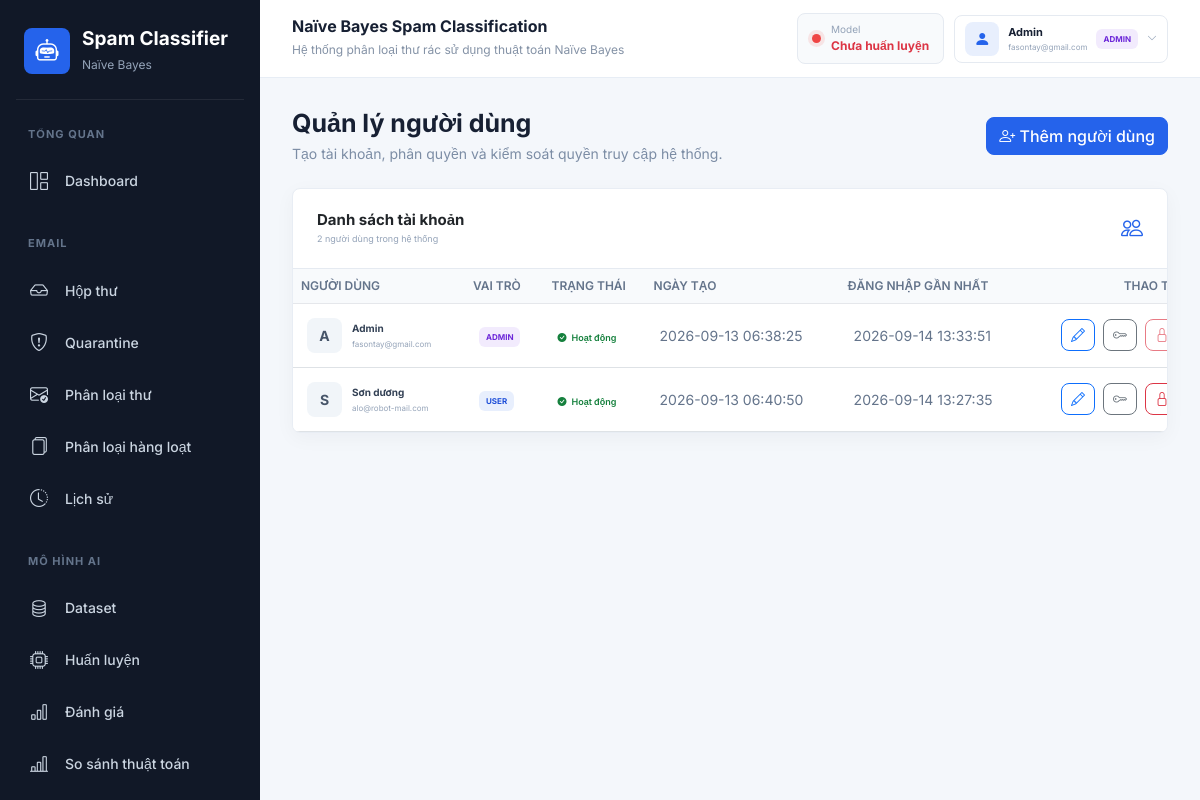
The app's page /users (signed in) with its own data.
### tables this page shows
CREATE TABLE users (
                id INTEGER PRIMARY KEY AUTOINCREMENT,
                name TEXT NOT NULL,
                email TEXT NOT NULL UNIQUE,
                password_hash TEXT NOT NULL,
                role TEXT NOT NULL DEFAULT 'user'
                    CHECK (role IN ('admin', 'user')),
                is_active INTEGER NOT NULL DEFAULT 1,
                created_at TIMESTAMP NOT NULL DEFAULT CURRENT_TIMESTAMP,
                last_login TIMESTAMP
            );

### routes/admin_routes.py (the view)
@main_bp.route("/users")
@admin_required
def users():
    return render_template("users.html", users=get_all_users())

### templates/users.html (shortened to what this page needs)
{% extends "base.html" %}
{% block content %}
<div class="users-page-header">
    <div class="page-title mb-0"><h2>Quản lý người dùng</h2><p>Tạo tài khoản, phân quyền và kiểm soát quyền truy cập hệ thống.</p></div>
    <button type="button" class="btn btn-primary" data-bs-toggle="modal" data-bs-target="#createUserModal"><i class="bi bi-person-plus"></i> Thêm người dùng</button>
</div>
<div class="card users-table-card mt-4">
    <div class="card-body p-0">
        <div class="users-table-heading"><div><h4>Danh sách tài khoản</h4><p>{{ users|length }} người dùng trong hệ thống</p></div><i class="bi bi-people"></i></div>
        <div class="table-responsive">
            <table class="table users-table align-middle mb-0">
                <thead><tr><th>Người dùng</th><th>Vai trò</th><th>Trạng thái</th><th>Ngày tạo</th><th>Đăng nhập gần nhất</th><th class="text-end">Thao tác</th></tr></thead>
                <tbody>
                    {% for user in users %}
                    <tr>
                        <td><div class="users-identity"><span>{{ user['name'][0]|upper }}</span><div><strong>{{ user['name'] }}</strong><small>{{ user['email'] }}</small></div></div></td>
                        <td><span class="role-badge {{ user['role'] }}">{{ user['role']|upper }}</span></td>
                        <td>{% if user['is_active'] %}<span class="user-status active"><i class="bi bi-check-circle-fill"></i> Hoạt động</span>{% else %}<span class="user-status disabled"><i class="bi bi-slash-circle-fill"></i> Đã khóa</span>{% endif %}</td>
                        <td>{{ user['created_at'] }}</td>
                        <td>{{ user['last_login'] or 'Chưa đăng nhập' }}</td>
                        <td>
                            <div class="users-actions">
                                <button type="button" class="btn btn-sm btn-outline-primary btn-icon" data-bs-toggle="modal" data-bs-target="#editUser{{ user['id'] }}" title="Sửa người dùng" aria-label="Sửa người dùng {{ user['name'] }}"><i class="bi bi-pencil"></i></button>
                                <button type="button" class="btn btn-sm btn-outline-secondary btn-icon" data-bs-toggle="modal" data-bs-target="#resetPassword{{ user['id'] }}" title="Đặt lại mật khẩu" aria-label="Đặt lại mật khẩu cho {{ user['name'] }}"><i class="bi bi-key"></i></button>
                                <form method="POST" action="{{ url_for('toggle_user_active', user_id=user['id']) }}">
                                    <button type="submit" class="btn btn-sm btn-icon {% if user['is_active'] %}btn-outline-danger{% else %}btn-outline-success{% endif %}" title="{% if user['id']|string == current_user.id %}Không thể khóa tài khoản đang dùng{% elif user['is_active'] %}Khóa người dùng{% else %}Mở khóa người dùng{% endif %}" aria-label="{% if user['is_active'] %}Khóa{% else %}Mở khóa{% endif %} {{ user['name'] }}" {% if user['id']|string == current_user.id %}disabled{% endif %}>
                                        <i class="bi {% if user['is_active'] %}bi-lock{% else %}bi-unlock{% endif %}"></i>
                                    </button>
                                </form>
                            </div>
                        </td>
                    </tr>
                    {% else %}
                    <tr><td colspan="6" class="empty-state"><i class="bi bi-people"></i><p>Chưa có tài khoản.</p></td></tr>
                    {% endfor %}
                </tbody>
            </table>
        </div>
    </div>
</div>
{% endblock %}

### templates/base.html (shortened to what this page needs)
<!DOCTYPE html>
<html lang="vi">
<head>
    <link
        href="https://cdn.jsdelivr.net/npm/bootstrap@5.3.3/dist/css/bootstrap.min.css"
        rel="stylesheet"
    >
    <link
        rel="stylesheet"
        href="https://cdn.jsdelivr.net/npm/bootstrap-icons@1.11.3/font/bootstrap-icons.css"
    >
    <link
        rel="stylesheet"
        href="{{ url_for('static', filename='css/style.css') }}"
    >
</head>
<body>
<div class="app-wrapper">
    <aside class="sidebar" id="appSidebar">
        <div class="sidebar-brand">
            <div class="brand-icon">
                <i class="bi bi-robot"></i>
            </div>
            <div>
                <h4>Spam Classifier</h4>
                <span>Naïve Bayes</span>
            </div>
        </div>
        <nav class="sidebar-nav" aria-label="Điều hướng chính">
            <div class="sidebar-section-title">TỔNG QUAN</div>
            <a
                href="{{ url_for('index') }}"
                class="sidebar-link {% if request.endpoint == 'index' %}active{% endif %}"
            >
                <i class="bi bi-grid-1x2"></i>
                <span>Dashboard</span>
            </a>
            <div class="sidebar-section-title">EMAIL</div>
            <a
                href="{{ url_for('mail') }}"
                class="sidebar-link {% if request.endpoint in ['mail', 'mail_message_detail', 'submit_mail_feedback', 'connect_imap', 'connect_google', 'google_callback', 'sync_mail_account', 'disconnect_mail_account'] %}active{% endif %}"
            >
                <i class="bi bi-inbox"></i>
                <span>Hộp thư</span>
            </a>
            <a
                href="{{ url_for('quarantine') }}"
                class="sidebar-link {% if request.endpoint == 'quarantine' %}active{% endif %}"
            >
                <i class="bi bi-shield-exclamation"></i>
                <span>Quarantine</span>
            </a>
            <a
                href="{{ url_for('predict') }}"
                class="sidebar-link {% if request.endpoint == 'predict' %}active{% endif %}"
            >
                <i class="bi bi-envelope-check"></i>
                <span>Phân loại thư</span>
            </a>
            <a
                href="{{ url_for('batch_predict') }}"
                class="sidebar-link {% if request.endpoint in ['batch_predict', 'download_batch_result'] %}active{% endif %}"
            >
                <i class="bi bi-files"></i>
                <span>Phân loại hàng loạt</span>
            </a>
            <a
                href="{{ url_for('history') }}"
                class="sidebar-link {% if request.endpoint in ['history', 'delete_history', 'delete_all_history'] %}active{% endif %}"
            >
                <i class="bi bi-clock-history"></i>
                <span>Lịch sử</span>
            </a>
            <div class="sidebar-section-title">MÔ HÌNH AI</div>
            {% if current_user.role == 'admin' %}
            <a
                href="{{ url_for('dataset') }}"
                class="sidebar-link {% if request.endpoint in ['dataset', 'add_dataset', 'delete_dataset', 'import_dataset'] %}active{% endif %}"
            >
                <i class="bi bi-database"></i>
                <span>Dataset</span>
            </a>
            <a
                href="{{ url_for('train') }}"
                class="sidebar-link {% if request.endpoint == 'train' %}active{% endif %}"
            >
                <i class="bi bi-cpu"></i>
                <span>Huấn luyện</span>
            </a>
            <a
                href="{{ url_for('evaluate') }}"
                class="sidebar-link {% if request.endpoint == 'evaluate' %}active{% endif %}"
            >
                <i class="bi bi-bar-chart"></i>
                <span>Đánh giá</span>
            </a>
            <a
                href="{{ url_for('compare') }}"
                class="sidebar-link {% if request.endpoint == 'compare' %}active{% endif %}"
            >
                <i class="bi bi-bar-chart-line"></i>
                <span>So sánh thuật toán</span>
            </a>
            <a
                href="{{ url_for('model_versions') }}"
                class="sidebar-link {% if request.endpoint in ['model_versions', 'rollback_model_version'] %}active{% endif %}"
            >
            </a>
            {% endif %}
        </nav>
    </aside>
    <main class="main-content">
        <header class="topbar">
            <div class="topbar-heading">
                <div class="topbar-title">
                    <h5>Naïve Bayes Spam Classification</h5>
                    <span>Hệ thống phân loại thư rác sử dụng thuật toán Naïve Bayes</span>
                </div>
            </div>
            <div class="topbar-actions">
            <div class="model-status" aria-live="polite">
                {% if not global_model_status.trained %}
                    <span class="status-dot danger"></span>
                    <div>
                        <small>Model</small>
                        <strong class="text-danger">Chưa huấn luyện</strong>
                    </div>
                {% elif global_model_status.outdated %}
                    <span class="status-dot warning"></span>
                    <div>
                        <small>Model</small>
                        <strong class="status-warning-text">Cần Train lại</strong>
                    </div>
                {% else %}
                    <span class="status-dot success"></span>
                    <div>
                        <small>Model</small>
                        <strong class="text-success">Ready</strong>
                    </div>
                {% endif %}
            </div>
            <div class="dropdown user-menu">
                <button
                    class="user-menu-toggle"
                    type="button"
                    data-bs-toggle="dropdown"
                    aria-expanded="false"
                    title="Tài khoản"
                >
                    <span class="user-avatar"><i class="bi bi-person-fill"></i></span>
                    <span class="user-menu-name">
                        <strong>{{ current_user.name }}</strong>
                        <small>{{ current_user.email }}</small>
                    </span>
                    <span class="role-badge {{ current_user.role }}">{{ current_user.role|upper }}</span>
                    <i class="bi bi-chevron-down user-menu-arrow"></i>
                </button>
            </div>
            </div>
        </header>
        <section class="page-content">
            {% block content %}{% endblock %}
        </section>
    </main>
</div>
</body>
</html>

### records on screen
users: name "Admin", email "fasontay@gmail.com", role "ADMIN", name "A", is_active 1 (drawn), created_at "2026-09-13 06:38:25", last_login "2026-09-14 13:33:51"
users: name "S", name "Sơn dương", email "alo@robot-mail.com", role "USER", is_active 1 (drawn), created_at "2026-09-13 06:40:50", last_login "2026-09-14 13:27:35"

### other values on screen
{{ users|length }} "2"
